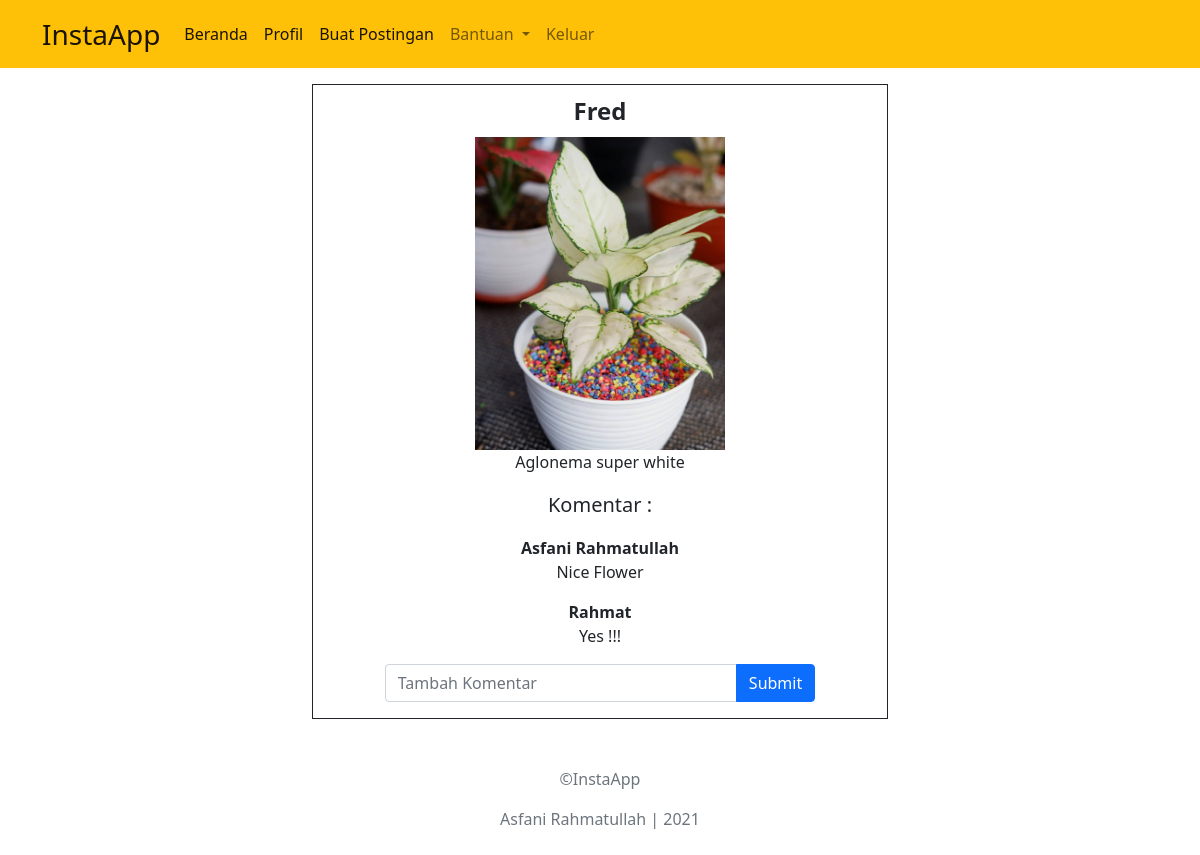
Screenshot of /user/tambah komentar.php?id_postingan=18&temp_status=Disukai (signed in) with the database file from the repository.
### tables this page shows
CREATE TABLE `postingan` (
  `id_postingan` int(11) NOT NULL,
  `id_user` int(11) NOT NULL,
  `gambar` varchar(255) DEFAULT NULL,
  `postingan` text DEFAULT NULL,
  `jml_like` int(11) DEFAULT NULL
);

CREATE TABLE `pengguna` (
  `id_user` int(11) NOT NULL,
  `username` varchar(45) NOT NULL,
  `email` varchar(45) NOT NULL,
  `nomor_handphone` varchar(13) NOT NULL,
  `jenis_kelamin` varchar(9) NOT NULL,
  `TTL` date NOT NULL,
  `foto` varchar(64) NOT NULL,
  `password` varchar(64) NOT NULL
);

CREATE TABLE `komentar` (
  `id_komentar` int(11) NOT NULL,
  `id_user` int(11) NOT NULL,
  `id_postingan` int(11) NOT NULL,
  `komentar` text NOT NULL,
  `likes` int(11) NOT NULL
);

### user/tambah komentar.php (the view, shortened to what this page needs)
<?php
    function komentar($id_postingan,$conn){
        $jawaban=$conn->prepare("SELECT komentar, username FROM postingan, komentar, pengguna
                                 WHERE komentar.id_postingan = :id_postingan AND komentar.id_user=pengguna.id_user AND komentar.id_postingan=postingan.id_postingan");
        $jawaban->bindValue(':id_postingan',$id_postingan);
        $jawaban->execute();
        return $jawaban;
    }
?>
<!doctype html>
<html lang="en">
  <head>
    <link href="https://cdn.jsdelivr.net/npm/bootstrap@5.0.0-beta3/dist/css/bootstrap.min.css" rel="stylesheet">
  </head>
  <body>
  <nav class="navbar navbar-expand-lg navbar-light bg-warning sticky-md-top">
    <div class="container">
        <a class="navbar-brand fs-3" href="index.php">InstaApp</a>
        <div class="collapse navbar-collapse" id="navbarNavDropdown">
        <ul class="navbar-nav">
            <li class="nav-item">
            <a class="nav-link active" aria-current="page" href="index.php">Beranda</a>
            </li>
            <li class="nav-item">
            <a class="nav-link active" href="#">Profil</a>
            </li>
            <li class="nav-item">
            <a class="nav-link active" href="buat postingan.php">Buat Postingan</a>
            </li>
            <li class="nav-item dropdown">
            <a class="nav-link dropdown-toggle" href="#" id="navbarDropdownMenuLink" role="button" data-bs-toggle="dropdown" aria-expanded="false">
                Bantuan
            </a>
            </li>
            <li class="nav-item">
            <a class="nav-link" href="logout.php">Keluar</a>
            </li>
        </ul>
        </div>
    </div>
    </nav>
    <div class="container text-center w-50 mx-auto">
    <?php
    $dbc = new PDO('mysql:host=localhost;dbname=instaapp','root','');
    $query = $dbc->prepare("SELECT username, id_postingan, gambar, postingan FROM pengguna, postingan
                            WHERE pengguna.id_user = postingan.id_user AND id_postingan = :id_postingan ORDER BY id_postingan DESC");
    $temp_id=intval($_SESSION['id_postingan']);
    $query->bindValue(':id_postingan', $temp_id);
    $query->execute();
    if ($query->rowCount()>0) {
        foreach ($query as $row) {
            echo "<div class='border border-dark my-3'>";
            echo "<div class='my-2 fs-4'><b> {$row['username']}</b></div>";
            echo "<img src='{$row['gambar']}' style='width: 250px;'><br>";
            echo "<p>  {$row['postingan']}</p>";
            echo '<div class="my-3">';
            $respon = komentar($row['id_postingan'], $dbc);
            echo "<div class='container3'>";
            echo "<p class='fs-5'> Komentar :</p>";
            if ($respon->rowCount() >= 1 ) {
                foreach ($respon as $row2) {
                    echo "<b>{$row2['username']}</b>";
                    echo "<p> {$row2['komentar']}</p>";
                }
                echo "
                <div>
                <form action='tambah komentar.php' method='POST'>
                <div class='input-group mb-3 w-75 mx-auto'>
                <input type='text' class='form-control' placeholder='Tambah Komentar' name='input_komentar' id='input_komentar'>
                <input type='submit' class='btn btn-primary' name='komentar' id='komentar'>
                </div>
                </form>
                </div>
                </div>
                </div>";
            }
            echo "</div><br>";
        }
    } else {
        echo 'Postingan tidak ditemukan';
    };
    ?>
    </div>
    <footer class="container-fluid text-center text-secondary p-2">
        <p> ©InstaApp</p>
        <p> Asfani Rahmatullah | 2021</p>
    </footer>
  </body>
</html>

### rows the page displays
postingan: id_user.username "Fred", gambar (picture), postingan "Aglonema super white"
komentar: id_user.username "Asfani Rahmatullah", komentar "Nice Flower"
komentar: id_user.username "Rahmat", komentar "Yes !!!"
